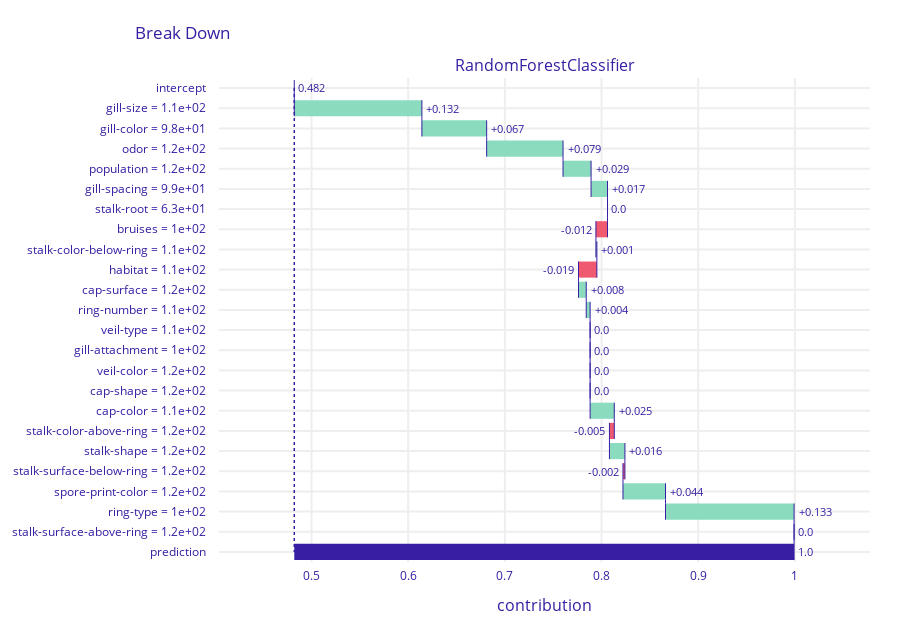

Write notebook code for a chart like this one.
### Markdown cell above
##  Task 6 explained

### Code cell
draw_breakdown(rf_explainer, test_features.iloc[2,:])

### Figure 1 — Plotly figure (JSON) as saved in the notebook; plotly's stock layout.template omitted (floating-point values rounded to 4 significant figures)
{"data": [{"base": 0.4822, "connector": {"line": {"color": "#371ea3", "dash": "solid", "width": 1}, "mode": "spanning"}, "decreasing": {"marker": {"color": "#f05a71"}}, "hoverinfo": "text+delta", "hoverlabel": {"bgcolor": "rgba(0,0,0,0.8)"}, "hovertext": ["Average response: 0.482<br>Prediction: 1.0", "gill-size = 1.1e+02<br>increases average response <br>by", "gill-color = 9.8e+01<br>increases average response <br>by", "odor = 1.2e+02<br>increases average response <br>by", "population = 1.2e+02<br>increases average response <br>by", "gill-spacing = 9.9e+01<br>increases average response <br>by", "stalk-root = 6.3e+01<br>decreases average response <br>by", "bruises = 1e+02<br>decreases average response <br>by", "stalk-color-below-ring = 1.1e+02<br>increases average response <br>by", "habitat = 1.1e+02<br>decreases average response <br>by", "cap-surface = 1.2e+02<br>increases average response <br>by", "ring-number = 1.1e+02<br>increases average response <br>by", "veil-type = 1.1e+02<br>decreases average response <br>by", "gill-attachment = 1e+02<br>decreases average response <br>by", "veil-color = 1.2e+02<br>decreases average response <br>by", "cap-shape = 1.2e+02<br>decreases average response <br>by", "cap-color = 1.1e+02<br>increases average response <br>by", "stalk-color-above-ring = 1.2e+02<br>decreases average response <br>by", "stalk-shape = 1.2e+02<br>increases average response <br>by", "stalk-surface-below-ring = 1.2e+02<br>decreases average response <br>by", "spore-print-color = 1.2e+02<br>increases average response <br>by", "ring-type = 1e+02<br>increases average response <br>by", "stalk-surface-above-ring = 1.2e+02<br>decreases average response <br>by", "Average response: 0.482<br>Prediction: 1.0"], "increasing": {"marker": {"color": "#8bdcbe"}}, "measure": ["relative", "relative", "relative", "relative", "relative", "relative", "relative", "relative", "relative", "relative", "relative", "relative", "relative", "relative", "relative", "relative", "relative", "relative", "relative", "relative", "relative", "relative", "relative", "total"], "orientation": "h", "showlegend": false, "text": ["0.482", "+0.132", "+0.067", "+0.079", "+0.029", "+0.017", "0.0", "-0.012", "+0.001", "-0.019", "+0.008", "+0.004", "0.0", "0.0", "0.0", "0.0", "+0.025", "-0.005", "+0.016", "-0.002", "+0.044", "+0.133", "0.0", "1.0"], "textposition": "outside", "totals": {"marker": {"color": "#371ea3"}}, "type": "waterfall", "x": [0, 0.132, 0.067, 0.079, 0.029, 0.017, 0, -0.012, 0.001, -0.019, 0.008, 0.004, 0, 0, 0, 0, 0.025, -0.005, 0.016, -0.002, 0.044, 0.133, 0, 0.518], "xaxis": "x", "y": ["intercept", "gill-size = 1.1e+02", "gill-color = 9.8e+01", "odor = 1.2e+02", "population = 1.2e+02", "gill-spacing = 9.9e+01", "stalk-root = 6.3e+01", "bruises = 1e+02", "stalk-color-below-ring = 1.1e+02", "habitat = 1.1e+02", "cap-surface = 1.2e+02", "ring-number = 1.1e+02", "veil-type = 1.1e+02", "gill-attachment = 1e+02", "veil-color = 1.2e+02", "cap-shape = 1.2e+02", "cap-color = 1.1e+02", "stalk-color-above-ring = 1.2e+02", "stalk-shape = 1.2e+02", "stalk-surface-below-ring = 1.2e+02", "spore-print-color = 1.2e+02", "ring-type = 1e+02", "stalk-surface-above-ring = 1.2e+02", "prediction"], "yaxis": "y"}], "layout": {"annotations": [{"font": {"size": 16}, "showarrow": false, "text": "RandomForestClassifier", "x": 0.5, "xanchor": "center", "xref": "paper", "y": 1, "yanchor": "bottom", "yref": "paper"}, {"font": {"size": 16}, "showarrow": false, "text": "contribution", "x": 0.5, "xanchor": "center", "xref": "paper", "y": 0, "yanchor": "top", "yref": "paper", "yshift": -30}], "font": {"color": "#371ea3"}, "height": 633, "margin": {"b": 71, "r": 30, "t": 78}, "shapes": [{"line": {"color": "#371ea3", "dash": "dot", "width": 1.5}, "type": "line", "x0": 0.4822, "x1": 0.4822, "xref": "x", "y0": 0, "y1": 23, "yref": "y"}], "title": {"text": "Break Down", "x": 0.15}, "xaxis": {"anchor": "y", "automargin": true, "domain": [0, 1], "fixedrange": true, "gridwidth": 2, "range": [0.4043, 1.078], "tickcolor": "white", "ticklen": 3, "ticks": "outside", "type": "linear", "zeroline": false}, "yaxis": {"anchor": "x", "automargin": true, "autorange": "reversed", "domain": [0, 1], "fixedrange": true, "gridwidth": 2, "tickcolor": "white", "ticklen": 10, "ticks": "outside", "type": "category"}}}
